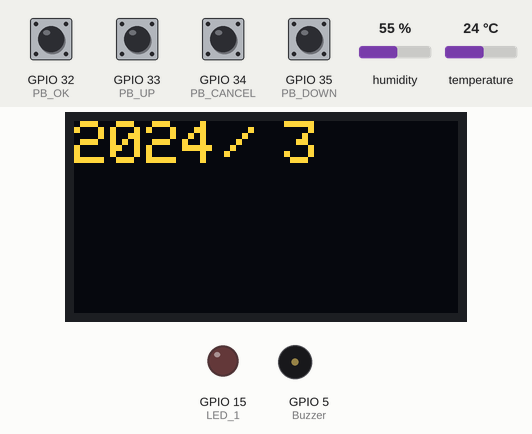
Bench run of a sketch on a simulated ESP32. Shown: 128×64 one-colour display, output pins drawn as LEDs (lit = HIGH), buzzer (waves = sounding, pin HIGH). Inputs (shaded band) come from the test bench; at power-on: GPIO 32 (PB_OK), GPIO 33 (PB_UP), GPIO 34 (PB_CANCEL), GPIO 35 (PB_DOWN) HIGH, temperature 24 °C, humidity 55 %. The OLED is the two-colour kind (top 16 rows yellow); WiFi joins after 1.5 s; servers stay silent unless stated; the display library's start-up logo is not drawn; the local clock reads 2024-03-15 10:24:30 at power-on unless the sketch sets it.

Above: at 4.9 s.
5.0 s: GPIO 32 (PB_OK) pulled LOW for 0.4 s
At 6.7 s:
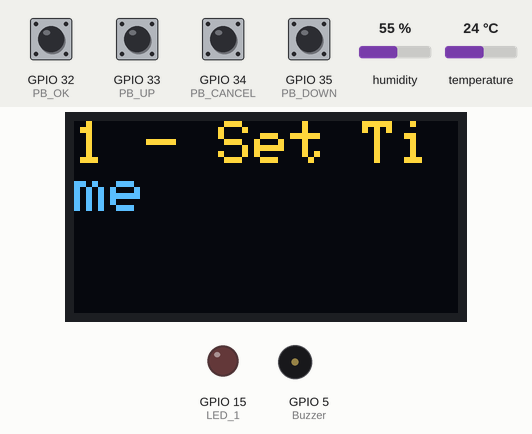
7.0 s: GPIO 33 (PB_UP) pulled LOW for 0.4 s
At 8.6 s:
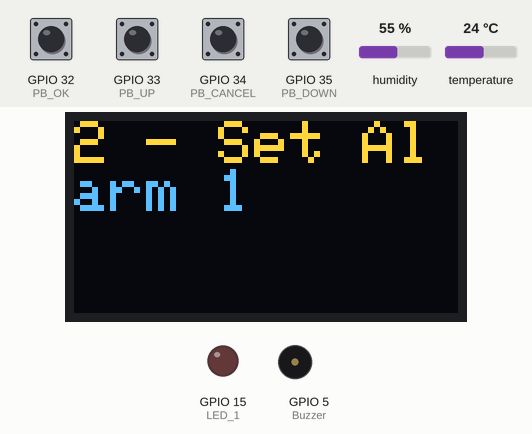
8.9 s: GPIO 35 (PB_DOWN) pulled LOW for 1 s
At 9.96 s:
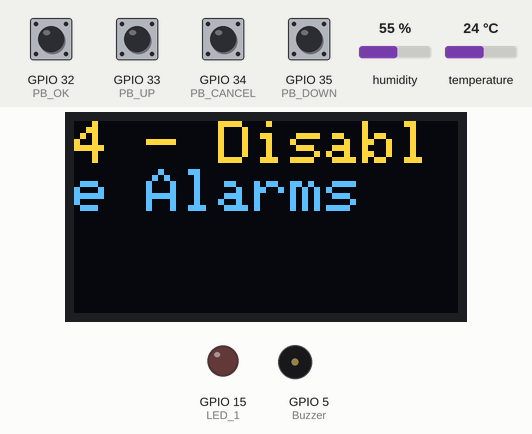
11.6 s: GPIO 32 (PB_OK) pulled LOW for 1 s
At 13.4 s:
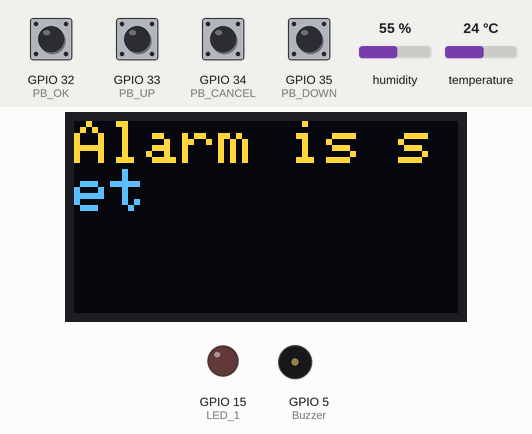
15.4 s: GPIO 34 (PB_CANCEL) driven LOW
At 16.02 s:
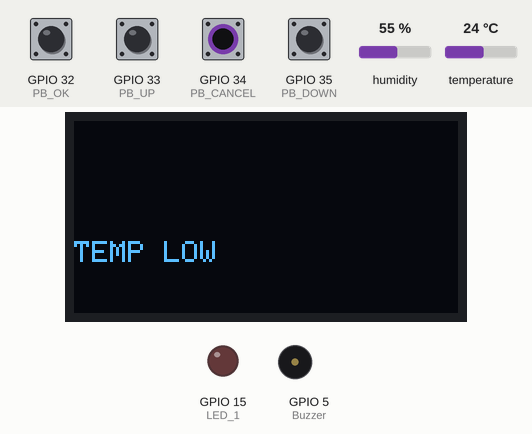
18.4 s: temperature set to 28 °C
At 21.77 s:
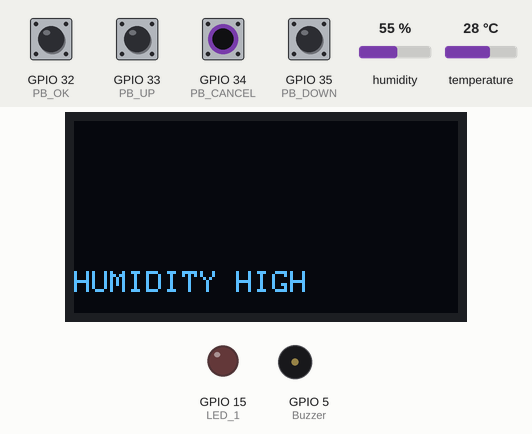
Timing chart, 0 to 22.4 s (numbered marks = the images above; inputs shaded):
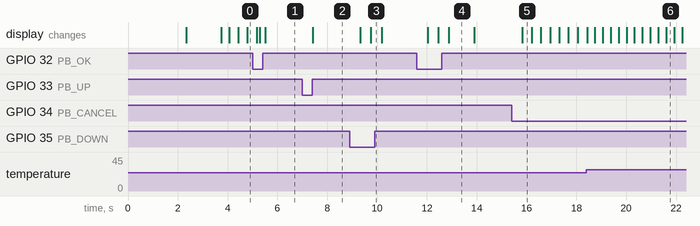

The sketch:

medibox_code.ino
```cpp
#include <Wire.h>
#include <Adafruit_GFX.h>
#include <Adafruit_SSD1306.h>
#include <DHTesp.h>
#include <WiFi.h>

#define screen_width 128
#define screen_height 64
#define oled_reset -1
#define screen_address 0x3C

#define Buzzer 5
#define LED_1 15
#define PB_CANCEL 34
#define PB_OK 32
#define PB_UP 33
#define PB_DOWN 35
#define DHTPIN 12

#define NTP_SERVER "pool.ntp.org"
#define UTC_OFFSET 19800
#define UTC_OFFSET_DST 0

DHTesp dhtsensor;
Adafruit_SSD1306 display(screen_width, screen_height, &Wire, oled_reset);

int days = 0, hours = 0, minutes = 0, seconds = 0;
int months = 0, years = 0;

unsigned long timeNow, timeLast = 0;

bool alarm_enabled = true;
int n_alarms = 2;
int alarm_hours[] = { 0, 1 };
int alarm_minutes[] = { 1, 10 };
bool alarm_triggered[] = { false, false };

int n_notes = 8;
int C = 262;
int D = 294;
int E = 330;
int F = 349;
int G = 392;
int A = 440;
int B = 494;
int C_H = 523;
int notes[] = { C, D, E, F, G, A, B, C_H };

int current_mode = 0;
int max_modes = 4;
String modes[] = { "1 - Set Time", "2 - Set Alarm 1", "3 - Set Alarm 2", "4 - Disable Alarms" };

void setup() {
  Serial.begin(9600);
  pinMode(Buzzer, OUTPUT);
  pinMode(LED_1, OUTPUT);
  pinMode(PB_CANCEL,INPUT);
  pinMode(PB_OK,INPUT);
  pinMode(PB_UP,INPUT);
  pinMode(PB_DOWN,INPUT);

  dhtsensor.setup(DHTPIN,DHTesp::DHT22);

  if (!display.begin(SSD1306_SWITCHCAPVCC, screen_address)) {
    Serial.println(F("SSD1306 allocation failed"));
    while (true) {}
  }

  display.display();
  delay(2000);

  WiFi.begin("Wokwi-GUEST","",6);
  while (WiFi.status() != WL_CONNECTED){
    delay(250);
    display.clearDisplay();
    print_line("Connecting to WiFi",0,20,2);
  }

  display.clearDisplay();
  print_line("Connected to WIFI",0,0,2);

  configTime(UTC_OFFSET,UTC_OFFSET_DST,NTP_SERVER);

  display.clearDisplay();

  print_line("Welcome to Medibox!", 0, 20, 2);
  display.clearDisplay();
}

void loop() {
  //put your main code here, to run repeatedly:
  update_time_with_check_alarm();
  if (!digitalRead(PB_OK)) {
    delay(200);
    go_to_menu();
  }
  check_temp();
  //print_time_now();
}

void print_line(String text, int column, int row, int text_size) {

  display.setTextSize(text_size);
  display.setTextColor(SSD1306_WHITE);
  display.setCursor(column, row);
  display.println(text);

  display.display();
  //delay(2000);
}

void print_time_now() {
  display.clearDisplay();
  print_line(String(years), 0, 0, 2);
  print_line("/", 50, 0, 2);
  print_line(String(months), 70, 0, 2);
  print_line("/", 90, 0, 2);
  print_line(String(days), 110, 0, 2);
  //print_line(":", 80, 0, 2);
  print_line(String(hours), 0, 20, 2);
  print_line(":", 20, 20, 2);
  print_line(String(minutes), 40, 20, 2);
  print_line(":", 60, 20, 2);
  print_line(String(seconds), 80, 20, 2);
  //print_line(":", 120, 0, 2);

}

// void update_time() {
//   timeNow = millis() / 1000;
//   seconds = timeNow - timeLast;

//   if (seconds >= 60) {
//     minutes += 1;
//     timeLast += 60;
//   }

//   if (minutes == 60) {
//     hours += 1;
//     minutes = 0;
//   }

//   if (hours == 24) {
//     days += 1;
//     hours = 0;
//   }
// }

void ring_alarm() {
  display.clearDisplay();
  print_line("MEDICINE TIME!", 0, 0, 2);

  digitalWrite(LED_1, HIGH);

  bool break_happened = false;

  while (!break_happened && digitalRead(PB_CANCEL)) {
    for (int i = 0; i < n_notes; i++) {
      if (!digitalRead(PB_CANCEL)) {
        delay(200);
        break_happened = true;
        break;
      }
      tone(Buzzer, notes[i]);
      delay(500);
      noTone(Buzzer);
      delay(2);
    }
  }


  digitalWrite(LED_1, LOW);
  display.clearDisplay();
}

void update_time_with_check_alarm() {
  update_time();
  print_time_now();

  if (alarm_enabled) {
    for (int i = 0; i < n_alarms; i++) {
      if (!alarm_triggered[i] && alarm_hours[i] == hours && alarm_minutes[i] == minutes) {
        ring_alarm();
        alarm_triggered[i] = true;
      }
    }
  }
}

int wait_for_button_press() {
  while (true) {
    if (!digitalRead(PB_UP)) {
      delay(200);
      return 1;
    } else if (!digitalRead(PB_DOWN)) {
      delay(200);
      return 2;
    } else if (!digitalRead(PB_OK)) {
      delay(200);
      return 3;
    } else if (!digitalRead(PB_CANCEL)) {
      delay(200);
      return 4;
    }
  }
}

void go_to_menu() {
  while (true) {
    display.clearDisplay();
    print_line(modes[current_mode], 0, 0, 2);

    int pressed = wait_for_button_press();
    if (pressed == 1) {
      delay(200);
      current_mode += 1;
      current_mode = current_mode % max_modes;
    } else if (pressed == 2) {
      delay(200);
      current_mode -= 1;
      if (current_mode < 0) {
        current_mode = 3;
      }

    } else if (pressed == 3) {
      delay(200);
      run_mode(current_mode);
    } else if (pressed == 4) {
      delay(200);
      break;
    }
  }
}

void set_time() {

  int temp_hour = hours;
  while (true) {
    display.clearDisplay();
    print_line("Enter hour: " + String(temp_hour), 0, 0, 2);

    int pressed = wait_for_button_press();
    if (pressed == 1) {
      delay(200);
      temp_hour += 1;
      temp_hour = temp_hour % 24;
    } else if (pressed == 2) {
      delay(200);
      temp_hour -= 1;
      if (temp_hour == 0) {
        temp_hour = 24;
      }

    } else if (pressed = 3) {
      delay(200);
      hours = temp_hour;
      break;
    } else if (pressed == 4) {
      delay(200);
      break;
    }
  }

  int temp_minute = minutes;
  while (true) {
    display.clearDisplay();
    print_line("Enter minute: " + String(temp_minute), 0, 0, 2);

    int pressed = wait_for_button_press();
    if (pressed == 1) {
      delay(200);
      temp_minute += 1;
      temp_minute = temp_minute % 60;
    } else if (pressed == 2) {
      delay(200);
      temp_minute -= 1;
      if (temp_minute < 0) {
        temp_minute = 59;
      }

    } else if (pressed == 3) {
      delay(200);
      minutes = temp_minute;
      break;
    } else if (pressed == 4) {
      delay(200);
      break;
    }
  }

  display.clearDisplay();
  print_line("Time is set",0,0,2);
  delay(1000);
}

void set_alarm(int alarm){
  int temp_hour = alarm_hours[alarm];
  while (true) {
    display.clearDisplay();
    print_line("Enter hour: " + String(temp_hour), 0, 0, 2);

    int pressed = wait_for_button_press();
    if (pressed == 1) {
      delay(200);
      temp_hour += 1;
      temp_hour = temp_hour % 24;
    } else if (pressed == 2) {
      delay(200);
      temp_hour -= 1;
      if (temp_hour == 0) {
        temp_hour = 24;
      }

    } else if (pressed == 3) {
      delay(200);
      alarm_hours[alarm] = temp_hour;
      break;
    } else if (pressed == 4) {
      delay(200);
      break;
    }
  }

  int temp_minute = alarm_minutes[alarm];
  while (true) {
    display.clearDisplay();
    print_line("Enter minute: " + String(temp_minute), 0, 0, 2);

    int pressed = wait_for_button_press();
    if (pressed == 1) {
      delay(200);
      temp_minute += 1;
      temp_minute = temp_minute % 60;
    } else if (pressed == 2) {
      delay(200);
      temp_minute -= 1;
      if (temp_minute < 0) {
        temp_minute = 59;
      }

    } else if (pressed == 3) {
      delay(200);
      alarm_minutes[alarm] = temp_minute;
      break;
    } else if (pressed == 4) {
      delay(200);
      break;
    }
  }

  display.clearDisplay();
  print_line("Alarm is set",0,0,2);
  delay(1000);

}

void run_mode(int mode) {
  if (mode == 0) {
    set_time();
  }
  else if (mode == 1 || mode == 2){
    set_alarm(mode-1);
  }
  else if (mode == 3){
    alarm_enabled = false;
    display.clearDisplay();
    print_line("All alarms are disabled",0,0,2);
    delay(1000);
  }
}

void check_temp(){
  TempAndHumidity data = dhtsensor.getTempAndHumidity();
  if(data.temperature > 35){
    display.clearDisplay();
    print_line("TEMP HIGH",0,40,1);
  }
  else if(data.temperature < 25){
    display.clearDisplay();
    print_line("TEMP LOW",0,40,1);
  }
  if(data.humidity > 40){
    display.clearDisplay();
    print_line("HUMIDITY HIGH",0,50,1);
  }
  else if(data.humidity < 25){
    display.clearDisplay();
    print_line("HUMIDITY HIGH",0,50,1);
  }

}

void update_time(){
  struct tm timeinfo;
  getLocalTime(&timeinfo);

  char timeHour[3];
  strftime(timeHour,3,"%H",&timeinfo);
  hours = atoi(timeHour);

  char timeMinute[3];
  strftime(timeMinute,3,"%M",&timeinfo);
  minutes = atoi(timeMinute);

  char timeSecond[3];
  strftime(timeSecond,3,"%S",&timeinfo);
  seconds = atoi(timeSecond);

  char timeDay[3];
  strftime(timeDay,3,"%d",&timeinfo);
  days = atoi(timeDay);

  char timeMonth[3];
  strftime(timeMonth,3,"%m",&timeinfo);
  months = atoi(timeMonth);

  char timeYear[5];
  strftime(timeYear,5,"%Y",&timeinfo);
  years = atoi(timeYear);
}
```

Measured:
- after the input at 7.0 s, the display: changes after 0.43 s (image 2)
- after the input at 8.9 s, the display: first changes after 0.43 s (image 3 shows a later state)
- after the input at 11.6 s, the display: first changes after 0.43 s (image 4 shows a later state)
- after the input at 15.4 s, the display: changes after 0.44 s (image 5)
- what the display in image 4 shows lasts 1.0 s, from 12.9 s to 13.9 s
